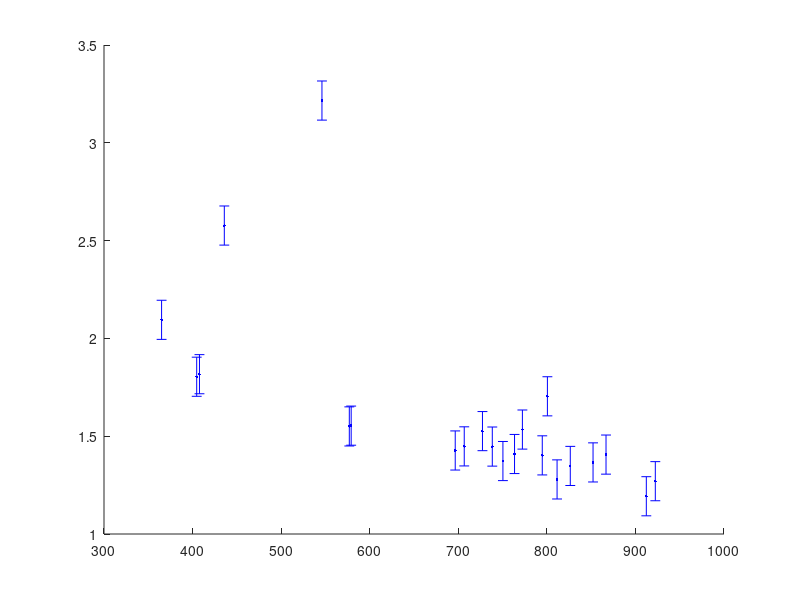

Source code (MATLAB): (Note: this script raises an error after producing the figure.)
%% Calibration of the Ocean spectrometer

%This section shows the calibration  of the ocean spectrometer using the
%calibration source. 
Expected1 = [365.015
404.656
407.783
435.833
546.074
576.96
579.066
696.543
706.722
727.294
738.393
750.387
763.511
772.376
794.818
800.616
811.531
826.452
852.144
866.794
912.297
922.45];

Recorded1 = [367.11
406.46
409.60
438.41
549.29
578.51
580.62
697.97
708.17
728.82
739.84
751.76
764.92
773.91
796.22
802.32
812.81
827.80
853.51
868.20
913.49
923.72];

%Remember fluctuation of 0.1nm 

Difference1 = Recorded1 - Expected1;
%This equation gives the delta between the expected values and the
%recorded values so that we can calculate the standard deviation.

Average = mean(Difference1);
Standard_derivation = std(Difference1);

Standard_error = Standard_derivation/sqrt(length(Difference1));

sserrorplot = 0.1*ones(length(Difference1),1);

hold on
errorbar(Expected1,Difference1,sserrorplot,'.b','MarkerSize',8,'CapSize',4)
xlabel('Wavelength (nm)','FontSize', 20)
ylabel('Difference in wavelength (nm)')
ylim([0 4])
xlim([350 950])
set(gca,'FontSize',16)
%title('Plot of the difference in wavelength against the wavelength in spectra')
legend('off')
hold off

% This is the associated error on the average
%% Calibration of the Bentham monochromator

clc

Expected2 = [
400
425
450
475
500
525
550
575
600
625
650
675
700
725
750
775
800
825
850
875
900
925
950
975
1000];

Recorded2 = [416.51
441.12
465.80
490.33
514.93
539.97
564.64
589.53
614.23
639.14
663.84
688.71
713.54
738.33
763.24
788.07
812.81
837.62
862.48
887.02
911.57
936.12
960.96
985.74
1010.74];

Adjusted2 = Recorded2 - Average;

Difference2 = Adjusted2 - Expected2;

standard_deviation2 = std(Difference2);
weights = 1 / standard_deviation2.^2; 
weightsplot = weights*ones(length(Difference2),1);

%Using the standard error approach to combine the standard error on the
%ocean optics offset average and the error of 0.2nm on the read out of the
%wavelengths on the spectrasuite
%Should there be a 0.5 in there too???

serror = sqrt(0.1^2 + Standard_error^2);
serrorplot = serror * ones(length(Difference2),1);
clf
hold on
errorbar(Expected2,Difference2,serrorplot,'*b','MarkerSize',10)
h = plot(fittedmodel1);
xlabel('Wavelength (nm)','FontSize', 20)
ylabel('Difference in wavelength (nm)')
xlim([350 1050])
ylim([8 16])
set(gca,'FontSize',16)
set(h,'LineWidth',2)
%title('Plot of the difference in wavelength against the wavelength in spectra')
legend('off')
hold off

Bound = confint(fittedmodel1);
Gradlow = Bound(1,2);
Gradup = Bound(2,2);
Intlow = Bound(1,1);
Intup = Bound(2,1);

Grad_err = (Gradup - Gradlow)/2*1.96
Int_err = (Intup - Intlow)/2*1.96





